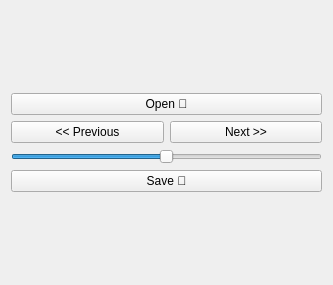
<?xml version="1.0" encoding="UTF-8"?>
<ui version="4.0">
 <class>ActionWidget</class>
 <widget class="QWidget" name="ActionWidget">
  <property name="geometry">
   <rect>
    <x>0</x>
    <y>0</y>
    <width>333</width>
    <height>285</height>
   </rect>
  </property>
  <property name="windowTitle">
   <string>Form</string>
  </property>
  <layout class="QVBoxLayout" name="verticalLayout">
   <item>
    <layout class="QGridLayout" name="gridLayout">
     <item row="1" column="0">
      <widget class="QPushButton" name="prevButton">
       <property name="text">
        <string>&lt;&lt; Previous</string>
       </property>
      </widget>
     </item>
     <item row="3" column="0" colspan="2">
      <widget class="QPushButton" name="saveButton">
       <property name="text">
        <string>Save 💾</string>
       </property>
      </widget>
     </item>
     <item row="2" column="0" colspan="2">
      <widget class="QSlider" name="degreeSlider">
       <property name="minimum">
        <number>-180</number>
       </property>
       <property name="maximum">
        <number>180</number>
       </property>
       <property name="pageStep">
        <number>10</number>
       </property>
       <property name="value">
        <number>0</number>
       </property>
       <property name="sliderPosition">
        <number>0</number>
       </property>
       <property name="orientation">
        <enum>Qt::Horizontal</enum>
       </property>
      </widget>
     </item>
     <item row="0" column="0" colspan="2">
      <widget class="QPushButton" name="openButton">
       <property name="text">
        <string>Open 📂</string>
       </property>
      </widget>
     </item>
     <item row="1" column="1">
      <widget class="QPushButton" name="nextButton">
       <property name="text">
        <string>Next &gt;&gt;</string>
       </property>
      </widget>
     </item>
    </layout>
   </item>
  </layout>
 </widget>
 <resources/>
 <connections/>
</ui>
